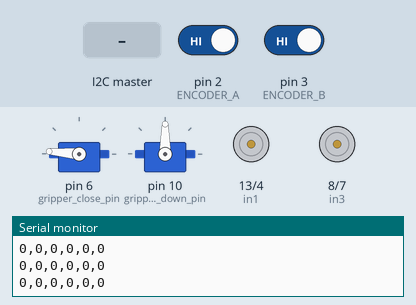
A sketch run on a simulated Arduino Uno, built with avr-gcc and run on an emulated ATmega328P. Parts: 2 × servo, motor-driver pin pairs drawn as motors (green arrow = first pin HIGH = forward, orange = second pin HIGH = backward, longer = more drive, scaled by the enable pin), the last lines printed to the serial monitor. The test bench sets the inputs (shaded band); at power-on: pin 2 (ENCODER_A) HIGH, pin 3 (ENCODER_B) HIGH.

Above: at 1.2 s.
1.3 s: the I2C master sends "a"
At 2.3 s:
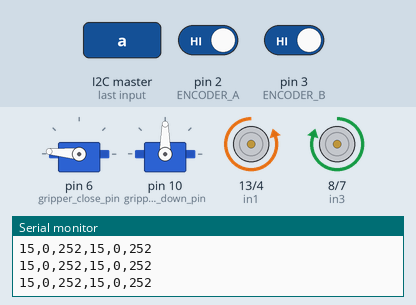
3.1 s: the I2C master sends "w"
At 4.1 s:
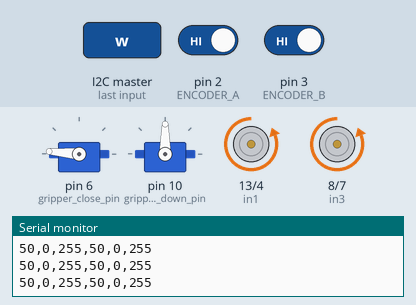
4.7 s: the I2C master sends "s"
At 5.4 s:
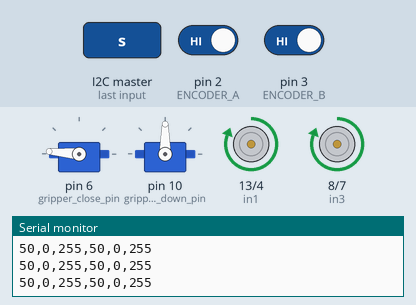
6.3 s: the I2C master sends "d"
8.2 s: the I2C master sends "e"
At 9.0 s:
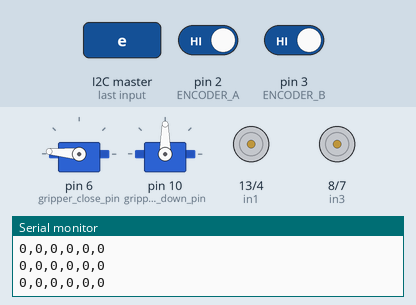
9.7 s: the I2C master sends "g"
At 12.7 s:
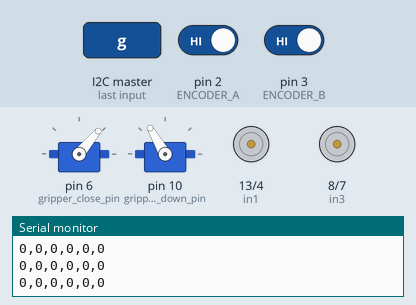
Timing chart, 0 to 13.7 s (numbered marks = the images above; inputs shaded):
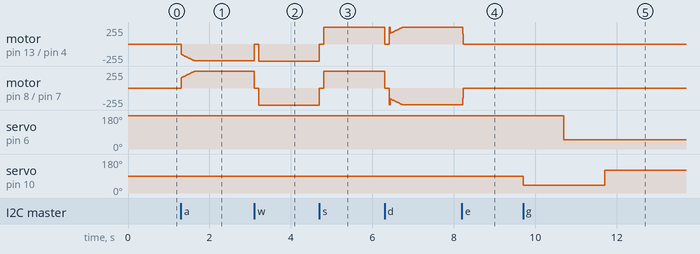

The sketch:

ArduinoMotor20261117.ino
```cpp
#include <Wire.h>
#include <Servo.h>
#include <util/atomic.h>
#include <math.h>


// Classic ATmega328P Uno. Pinout explicitly confirmed by the user.
const uint8_t SLAVE_ADDRESS = 0x08;
const uint8_t enA = 11, in1 = 13, in2 = 4;
const uint8_t enB = 5, in3 = 8, in4 = 7;
const uint8_t ENCODER_A = 2, ENCODER_B = 3;
const uint8_t gripper_close_pin = 6, gripper_up_down_pin = 10;

// TUNING: placeholders, NOT measured values for your robot.
const float COUNTS_PER_REV_A = 823.1f, COUNTS_PER_REV_B = 823.1f;
const float STRAIGHT_RPM = 50.0f, TURN_RPM = 15.0f;
const float DECEL_RPM_PER_SEC = 500.0f;
const int STRAIGHT_PWM_LIMIT = 255, TURN_PWM_LIMIT = 255;
const unsigned long KEY_TIMEOUT_MS = 120;
const unsigned long SAMPLE_US = 20000UL, QUIET_MS = 100;
const float FILTER_SECONDS = 0.05f;

struct Wheel {
  float kp, ki, kd;
  float target, measured, previousMeasured, integral;
  int pwm;
};
// User-requested gains: Kp=5, Ki=10, Kd=0 (dt is in seconds).
Wheel motorA = {10.0f, 20.0f, 0.0f, 0, 0, 0, 0, 0};
Wheel motorB = {10.0f, 20.0f, 0.0f, 0, 0, 0, 0, 0};

Servo open_close_servo, up_down_servo;
volatile uint32_t encoderA = 0, encoderB = 0;
// Latest command wins, except x is latched until loop consumes it.
volatile char pendingCommand = 0;
volatile bool stopPending = false;
uint32_t previousCountA = 0, previousCountB = 0;
uint32_t observedCountA = 0, observedCountB = 0;
unsigned long lastSampleUs = 0, lastPrintMs = 0;
unsigned long lastPulseAMs = 0, lastPulseBMs = 0, lastKeyMs = 0;
int wantedDirA = 0, wantedDirB = 0;
int previousDriveDirA = 0, previousDriveDirB = 0;
int outputDirA = 0, outputDirB = 0;
int pwmLimit = STRAIGHT_PWM_LIMIT;
float requestedRPM = 0;
bool motionActive = false, reversing = false;
// Latched drive request: set by w/a/s/d, cleared by e (or x/gripper stop).
bool driveCommanded = false;

// Gripper: 0=idle, 1=down, 2=grip/release, 3=up.
uint8_t gripperStep = 0;
bool pickup = false;
unsigned long gripperStepMs = 0, lastGripperMessageMs = 0;
char gripperHeld = 0;

// ---- PC control (master's mode 'c') ---------------------------------------
// Wheel sides, taken from turn_WASD: a right turn runs A backward and B
// forward, so motor A = RIGHT wheel and motor B = LEFT wheel.
// Drive message from the master, 5 bytes:
//   'v', left direction (-1/0/+1), right direction (-1/0/+1), RPM x10 (low, high)
// Both wheels always get the same RPM (the robot drives straight or turns in
// place). It is kept apart from pendingCommand so a 'g' or 'l' is never
// overwritten by the next drive message.
const unsigned long VELOCITY_TIMEOUT_MS = 500; // stop if the master goes silent
const float MAX_COMMAND_RPM = 120.0f;
volatile bool velocityPending = false;
volatile int8_t pendingLeftDir = 0, pendingRightDir = 0;
volatile uint16_t pendingRpmX10 = 0;
bool velocityDrive = false;          // true while driven by 'v' messages
unsigned long lastVelocityMs = 0;
// Signed encoder totals for odometry. The encoders are single-channel, so the
// sign comes from the direction each motor was last driven in.
volatile int32_t odomLeft = 0, odomRight = 0;
uint32_t odomSeenA = 0, odomSeenB = 0;
int odomDirA = 1, odomDirB = 1;

void readEncoder_A() { ++encoderA; }
void readEncoder_B() { ++encoderB; }

void receiveEvent(int) {
  if (!Wire.available()) return;
  char cmd = (char)Wire.read();
  if (cmd == 'v') {
    if (Wire.available() >= 4) {
      int8_t l = (int8_t)Wire.read(), r = (int8_t)Wire.read();
      uint16_t lo = (uint8_t)Wire.read(), hi = (uint8_t)Wire.read();
      if (!stopPending) {
        pendingLeftDir = l; pendingRightDir = r;
        pendingRpmX10 = lo | (hi << 8);
        velocityPending = true;
      }
    }
    while (Wire.available()) Wire.read();
    return;
  }
  while (Wire.available()) Wire.read();
  if (cmd == 'x') { stopPending = true; pendingCommand = 0; velocityPending = false; }
  else if (!stopPending &&
           (cmd == 'w' || cmd == 's' || cmd == 'a' || cmd == 'd' ||
            cmd == 'e' || cmd == 'g' || cmd == 'l')) pendingCommand = cmd;
}

// The master asks for 8 bytes: left and right signed encoder totals.
void requestEvent() {
  int32_t counts[2] = { odomLeft, odomRight };
  Wire.write((uint8_t *)counts, sizeof(counts));
}

void snapshotCounts(uint32_t &a, uint32_t &b) {
  ATOMIC_BLOCK(ATOMIC_RESTORESTATE) { a = encoderA; b = encoderB; }
}

// The only function that writes motor PWM. +1 retains the working sketch's
// LOW/HIGH forward polarity. Changing direction first disables that output.
void writeMotor(uint8_t en, uint8_t p1, uint8_t p2,
                int direction, int pwm, int &oldDirection) {
  pwm = constrain(pwm, 0, 255);
  if (direction != oldDirection) {
    analogWrite(en, 0);
    digitalWrite(p1, direction < 0 ? HIGH : LOW);
    digitalWrite(p2, direction > 0 ? HIGH : LOW);
    oldDirection = direction;
  }
  analogWrite(en, direction == 0 ? 0 : pwm);
}

void resetController(Wheel &m) {
  m.target = 0; m.integral = 0; m.pwm = 0;
  m.previousMeasured = m.measured;
}

void disableWheels() {
  resetController(motorA); resetController(motorB);
  writeMotor(enA, in1, in2, 0, 0, outputDirA);
  writeMotor(enB, in3, in4, 0, 0, outputDirB);
}

void stopMotion() {
  motionActive = false; reversing = false; requestedRPM = 0;
  driveCommanded = false;
  wantedDirA = wantedDirB = 0;
  disableWheels();
  // Retain previousDriveDir: a quick x followed by reverse still waits.
}

void requestMotion(int a, int b, bool turning, unsigned long now) {
  bool directionChanged = a != wantedDirA || b != wantedDirB;
  wantedDirA = a; wantedDirB = b;
  requestedRPM = turning ? TURN_RPM : STRAIGHT_RPM;
  pwmLimit = turning ? TURN_PWM_LIMIT : STRAIGHT_PWM_LIMIT;
  lastKeyMs = now; motionActive = true; driveCommanded = true;
  if (directionChanged) {
    reversing = (previousDriveDirA != 0 && a != previousDriveDirA) ||
                (previousDriveDirB != 0 && b != previousDriveDirB);
    disableWheels();
    if (reversing) lastPulseAMs = lastPulseBMs = now;
  }
}

void move_WASD(bool forward, unsigned long now) {
  requestMotion(forward ? 1 : -1, forward ? 1 : -1, false, now);
}
void turn_WASD(bool right, unsigned long now) {
  requestMotion(right ? -1 : 1, right ? 1 : -1, true, now);
}

void gripper_open() { open_close_servo.write(175); delay(500);}

void gripper_close() { open_close_servo.write(50); delay(500); }


void gripper_up() { up_down_servo.write(120); delay(1000); }
void gripper_down() { up_down_servo.write(40); delay(1000);}

void processCommand(unsigned long now) {
  char cmd;
  bool stop;
  ATOMIC_BLOCK(ATOMIC_RESTORESTATE) {
    stop = stopPending; stopPending = false;
    cmd = pendingCommand; pendingCommand = 0;
  }
  if (stop) {
    stopMotion();
    gripperStep = 0; // Cancel future servo steps; hold current servo angles.
    gripperHeld = 0;
    return;
  }
  if (!cmd) return;
  if (cmd == 'g' || cmd == 'l') {
    bool repeated = cmd == gripperHeld &&
                    (unsigned long)(now - lastGripperMessageMs) <= KEY_TIMEOUT_MS;
    gripperHeld = cmd; lastGripperMessageMs = now;
    if (gripperStep || repeated) return;
    stopMotion();
    pickup = cmd == 'g'; gripper_down();
    gripperStep = 1; gripperStepMs = now;
    return;
  }
  if (gripperStep) return; // Discard movement throughout the sequence.
  gripperHeld = 0;
  velocityDrive = false;   // w/a/s/d/e: manual driving, no 'v' timeout
  // e: end the latched drive; updateControl ramps down, then stops.
  if (cmd == 'e') driveCommanded = false;
  else if (cmd == 'w') move_WASD(true, now);
  else if (cmd == 's') move_WASD(false, now);
  else if (cmd == 'a') turn_WASD(false, now);
  else if (cmd == 'd') turn_WASD(true, now);
}

// Apply the newest 'v' drive message, and stop if they stop arriving.
void processVelocity(unsigned long now) {
  bool have; int8_t l, r; uint16_t rpmX10;
  ATOMIC_BLOCK(ATOMIC_RESTORESTATE) {
    have = velocityPending; velocityPending = false;
    l = pendingLeftDir; r = pendingRightDir; rpmX10 = pendingRpmX10;
  }
  if (have && !gripperStep) {       // ignored during a gripper sequence
    velocityDrive = true; lastVelocityMs = now;
    int left = l > 0 ? 1 : (l < 0 ? -1 : 0);
    int right = r > 0 ? 1 : (r < 0 ? -1 : 0);
    float rpm = fminf(rpmX10 / 10.0f, MAX_COMMAND_RPM);
    if (left == 0 || right == 0 || rpm <= 0) {
      driveCommanded = false;       // same as 'e': ramp down, then stop
    } else {
      gripperHeld = 0;
      requestMotion(right, left, left != right, now);  // A = right, B = left
      requestedRPM = rpm;           // replace the fixed STRAIGHT/TURN RPM
    }
  }
  if (velocityDrive && driveCommanded &&
      (unsigned long)(now - lastVelocityMs) > VELOCITY_TIMEOUT_MS)
    driveCommanded = false;         // master went silent
}

// Add new encoder pulses to the signed totals. A stopped or coasting wheel
// keeps counting in the direction it was last driven.
void updateOdometry() {
  uint32_t a, b;
  snapshotCounts(a, b);
  int32_t dA = (int32_t)(a - odomSeenA) * odomDirA;
  int32_t dB = (int32_t)(b - odomSeenB) * odomDirB;
  odomSeenA = a; odomSeenB = b;
  if (outputDirA) odomDirA = outputDirA;
  if (outputDirB) odomDirB = outputDirB;
  if (dA || dB) {
    ATOMIC_BLOCK(ATOMIC_RESTORESTATE) { odomRight += dA; odomLeft += dB; }
  }
}

void updateGripper(unsigned long now) {
  if (!gripperStep || (unsigned long)(now - gripperStepMs) < 1000UL) return;
  gripperStepMs = now;
  if (gripperStep == 1) {
    if (pickup) gripper_close(); else gripper_open();
    gripperStep = 2;
  } else if (gripperStep == 2) {
    gripper_up(); gripperStep = 3;
  } else {
    gripperStep = 0;
    // Only commands received after completion may start moving again.
    ATOMIC_BLOCK(ATOMIC_RESTORESTATE) { pendingCommand = 0; }
  }
}

float approach(float value, float goal, float dt) {
  // Apply increases immediately; retain a controlled ramp-down after e.
  if (goal >= value) return goal;
  return fmaxf(value - DECEL_RPM_PER_SEC * dt, goal);
}

int computePID(Wheel &m, float dt, int limit) {
  if (m.target <= 0) { resetController(m); return 0; }
  float error = m.target - m.measured;
  float derivative = (m.measured - m.previousMeasured) / dt;
  m.previousMeasured = m.measured;
  if (m.ki <= 0) m.integral = 0;
  float candidate = m.integral + (m.ki > 0 ? error * dt : 0);
  float trial = m.kp * error + m.ki * candidate - m.kd * derivative;
  // Reject integration only when it would push farther into saturation.
  if (!((trial > limit && error > 0) || (trial < 0 && error < 0)))
    m.integral = candidate;
  float output = m.kp * error + m.ki * m.integral - m.kd * derivative;
  m.pwm = (int)(constrain(output, 0.0f, (float)limit) + 0.5f);
  return m.pwm;
}

void updateControl(unsigned long nowMs) {
  uint32_t a, b;
  snapshotCounts(a, b);
  // Observe counts every loop for the reversal quiet-time interlock.
  if (a != observedCountA) { observedCountA = a; lastPulseAMs = nowMs; }
  if (b != observedCountB) { observedCountB = b; lastPulseBMs = nowMs; }
  unsigned long nowUs = micros();
  unsigned long elapsed = nowUs - lastSampleUs;
  if (elapsed < SAMPLE_US) return;
  lastSampleUs = nowUs;
  float dt = elapsed / 1.0e6f;
  float rawA = (uint32_t)(a - previousCountA) * 60.0f / (COUNTS_PER_REV_A * dt);
  float rawB = (uint32_t)(b - previousCountB) * 60.0f / (COUNTS_PER_REV_B * dt);
  previousCountA = a; previousCountB = b;
  float alpha = dt / (FILTER_SECONDS + dt);
  motorA.measured += alpha * (rawA - motorA.measured);
  motorB.measured += alpha * (rawB - motorB.measured);

  if (!motionActive || gripperStep) { disableWheels(); return; }
  // Drive continues indefinitely until e (no key-repeat timeout).
  bool fresh = driveCommanded;
  if (reversing) {
    disableWheels();
    if (!fresh) { stopMotion(); return; }
    if ((unsigned long)(nowMs - lastPulseAMs) < QUIET_MS ||
        (unsigned long)(nowMs - lastPulseBMs) < QUIET_MS) return;
    reversing = false;
    Serial.print("slave reversal wait over at ms "); Serial.println(nowMs);  // debug
  }
  float goal = fresh ? requestedRPM : 0;
  motorA.target = approach(motorA.target, goal, dt);
  motorB.target = approach(motorB.target, goal, dt);
  if (!fresh && motorA.target <= 0 && motorB.target <= 0) {
    stopMotion(); return;
  }
  previousDriveDirA = wantedDirA; previousDriveDirB = wantedDirB;
  int aPWM = computePID(motorA, dt, pwmLimit);
  int bPWM = computePID(motorB, dt, pwmLimit);
  writeMotor(enA, in1, in2, wantedDirA, aPWM, outputDirA);
  writeMotor(enB, in3, in4, wantedDirB, bPWM, outputDirB);
}

void printTelemetry(unsigned long now) {
  if ((unsigned long)(now - lastPrintMs) < 100UL) return;
  lastPrintMs = now;
  // Integer RPM keeps a line short enough for the Uno's TX buffer.
  char line[64];
  int n = snprintf(line, sizeof(line), "%d,%d,%d,%d,%d,%d\n",
    (int)constrain(motorA.target, 0.0f, 30000.0f),
    (int)constrain(motorA.measured, 0.0f, 30000.0f), motorA.pwm,
    (int)constrain(motorB.target, 0.0f, 30000.0f),
    (int)constrain(motorB.measured, 0.0f, 30000.0f), motorB.pwm);
  if (n > 0 && n < (int)sizeof(line) && Serial.availableForWrite() >= n)
    Serial.write((const uint8_t *)line, n); // Skip rather than block.
}

void setup() {
  pinMode(enA, OUTPUT); pinMode(in1, OUTPUT); pinMode(in2, OUTPUT);
  pinMode(enB, OUTPUT); pinMode(in3, OUTPUT); pinMode(in4, OUTPUT);
  digitalWrite(in1, LOW); digitalWrite(in2, LOW);
  digitalWrite(in3, LOW); digitalWrite(in4, LOW);
  stopMotion();
  // INPUT assumes driven encoder outputs. Open-collector outputs need pull-ups.
  pinMode(ENCODER_A, INPUT); pinMode(ENCODER_B, INPUT);
  attachInterrupt(digitalPinToInterrupt(ENCODER_A), readEncoder_A, RISING);
  attachInterrupt(digitalPinToInterrupt(ENCODER_B), readEncoder_B, RISING);
  snapshotCounts(previousCountA, previousCountB);
  observedCountA = previousCountA; observedCountB = previousCountB;
  odomSeenA = previousCountA; odomSeenB = previousCountB;
  lastSampleUs = micros(); lastPulseAMs = lastPulseBMs = millis();
  open_close_servo.attach(gripper_close_pin);
  up_down_servo.attach(gripper_up_down_pin);

  open_close_servo.write(175);    //ADDED TO RESET INTERNAL GRIPPER

  Serial.begin(9600);
  Serial.println("targetA,rpmA,pwmA,targetB,rpmB,pwmB");
  Wire.begin(SLAVE_ADDRESS); Wire.onReceive(receiveEvent);
  Wire.onRequest(requestEvent);
}

void loop() {
  unsigned long now = millis();
  processCommand(now);
  processVelocity(now);
  updateGripper(now);
  updateControl(now);
  updateOdometry();
  printTelemetry(now);
}
```

Measured:
- after the input at 1.3 s, motor on pin 13 (in1) / pin 4 (in2): moves from stopped to backward 252/255 over 0.32 s, starting at once; motor on pin 8 (in3) / pin 7 (in4): moves from stopped to forward 252/255 over 0.32 s, starting at once
- after the input at 3.1 s, motor on pin 13 (in1) / pin 4 (in2): backward 252/255 → stopped at once, → backward 255/255 0.11 s later; motor on pin 8 (in3) / pin 7 (in4): forward 252/255 → stopped at once, → backward 255/255 0.11 s later
- after the input at 4.7 s, motor on pin 13 (in1) / pin 4 (in2), motor on pin 8 (in3) / pin 7 (in4): backward 255/255 → stopped at once, → forward 255/255 0.11 s later
- after the input at 8.2 s, motor on pin 13 (in1) / pin 4 (in2): forward 252/255 → stopped at once; motor on pin 8 (in3) / pin 7 (in4): backward 252/255 → stopped at once
- after the input at 9.7 s, servo on pin 6 (gripper_close_pin): 175° → 50° after 1.0 s; servo on pin 10 (gripper_up_down_pin): 90° → 40° at once, → 120° 2.0 s later
